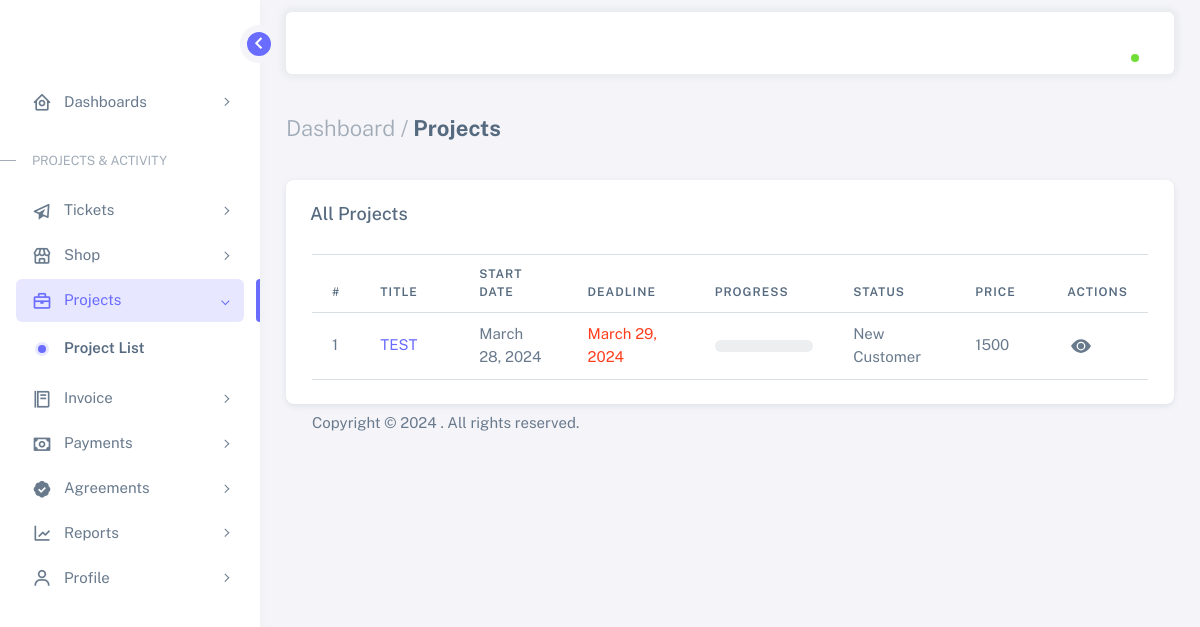
The page /user/dashboard/projects (signed in) on the database its author committed.
### crm/models.py (models this page shows, shortened)
class crmProjects(models.Model):
    title = models.CharField(max_length=500)
    progress = models.IntegerField(blank=True, null=True, default=0)
    slug = models.SlugField(max_length=500, blank=True, null=True)
    PROJECT_TYPE_CHOICE = (
        ('client_project', 'Client Project'),
        ('internal_project', 'Internal Project'),
    )
    project_type = models.CharField(max_length=50, choices=PROJECT_TYPE_CHOICE, default='client_project')
    client = models.ForeignKey(Guser, on_delete=models.CASCADE, null=True, blank=True)
    description = models.TextField(blank=True, null=True)
    start_date = models.DateField()
    deadline = models.DateField()
    price = models.IntegerField()
    team = models.ManyToManyField(User, related_name='project_team', blank=True)
    PROJECT_LABEL_CHOICE = (
        ('started', 'Started'),
        ('completed', 'Completed'),
        ('new_customer', 'New Customer'),
        ('important', 'Important'),
        ('closed', 'Closed'),
        ('running', 'Running'),
        ('canceled', 'Canceled'),
        ('pending', 'Pending'),
    )
    label = models.CharField(max_length=50, choices=PROJECT_LABEL_CHOICE, null=True, blank=True)

### userapp/views.py (the view)
# urls.py: path('user/dashboard/projects', userProjects, name='userProjects'),
@login_required(login_url='signIn')
@user_role_required
def userProjects(request):
    user = request.user
    projects = crmProjects.objects.filter(client=user).order_by('-start_date')
    context = {
        'title': 'Projects',
        'projects': projects,
    }
    return render(request, 'user/main/projects/projects.html', context)

### authapp/models.py (called while the page is built)
    def getUserImage(self):
      image_url = ""
      if self.profile_picture:
         image_url = self.profile_picture.url
      else:
         image_url = "https://cdn-icons-png.flaticon.com/128/3135/3135715.png"
      return image_url

### core/context_processors.py (called while the page is built)
def website_settings_context(request):
    settings = websiteSetting.objects.first()
    return {'settings': settings}

def user_profile_context(request):
    user_profile = None
    if request.user.is_authenticated:
        user_profile = UserProfile.objects.filter(user=request.user).first()
    return {
        'user_profile': user_profile
    }

def unsolved_tickets_context(request):
    opened_ticket = supportTicket.objects.filter(status='open')
    return {'opened_ticket' : opened_ticket}

def cookie_consent_processor(request):
    cookie_consent = request.COOKIES.get('cookie_consent')
    return {'cookie_consent': cookie_consent}

def demo_mode_enabled(request):
    return {'demo_mode_enabled': 'core.middleware.middleware.DemoModeMiddleware' in settings.MIDDLEWARE}

### order/order_context.py (called while the page is built)
def user_cart_context(request):
    try:
        user_order = None
        user_cart = None
        if request.user.is_authenticated:
            user_order = Order.objects.get(user=request.user, is_ordered=False)
            user_cart = Cart.objects.filter(order=user_order)
    except Order.DoesNotExist:
        pass
    return {'user_cart': user_cart, 'user_order': user_order}

### templates/user/main/projects/projects.html (shortened to what this page needs)
{% extends 'user/base.html' %}
{% load static %}
{% block content %}
    <div class="content-wrapper">
        <div class="container-xxl flex-grow-1 container-p-y">
            <div class="row align-items-center">
                <div class="col-md-6">
                    <h4 class="fw-bold py-3 mb-4">
                        <span class="text-muted fw-light">Dashboard /</span> Projects
                    </h4>
                </div>
            </div>
            <div class="card">
                <div class="card-datatable table-responsive">
                  <div id="DataTables_Table_0_wrapper" class="dataTables_wrapper dt-bootstrap5 no-footer">
                    <div class="card-header flex-column flex-md-row">
                      <div class="head-label">
                        <h5 class="card-title mb-0">All Projects</h5>
                      </div>
                    </div>
                    <div class="container mb-4">
                    <table class="datatables-basic table border-top dataTable no-footer dtr-column collapsed" id="DataTables_Table_0" aria-describedby="DataTables_Table_0_info">
                      <thead>
                        <tr>
                        <th style="width: 0px;" >#</th>
                        <th style="width: 130px;" >Title</th>
                        <th style="width: 150px;">Start Date</th>
                        <th style="width: 150px;">Deadline</th>
                        <th style="width: 180px;">Progress</th>
                        <th style="width: 130px;">Status</th>
                        <th style="width: 90px;" class="dtr-hidden">Price</th>
                        <th style="width: 0px;" class="sorting_disabled dtr-hidden">Actions</th>
                        </tr>
                      </thead>
                      <tbody>
                        {% for project in projects %}
                            <tr class="odd">
                                <td>{{ forloop.counter }}</td>
                                <td><span class="emp_name text-truncate"><a href="{% url 'userProjectDetail' slug=project.slug %}">{{ project.title }}</a></span></td>
                                <td>{{ project.start_date }}</td>
                                <td class="text-danger">{{ project.deadline }}</td>
                                <td>
                                  <div class="progress" role="progressbar" aria-label="Animated striped example" aria-valuenow="{{project.progress}}" aria-valuemin="0" aria-valuemax="100">
                                  </div>
                                </td>
                                <td>{{ project.get_label_display }}</td>
                                <td>{{settings.currency_symbol}} {{ project.price }}</td>
                                <td class="dtr-hidden" style="">
                                    <a href="{% url 'userProjectDetail' slug=project.slug %}" class="btn btn-sm btn-icon item-edit">
                                        <svg xmlns="http://www.w3.org/2000/svg" width="20" height="20" fill="currentColor" class="bi bi-eye-fill" viewBox="0 0 16 16">
                                            <path d="M10.5 8a2.5 2.5 0 1 1-5 0 2.5 2.5 0 0 1 5 0z"/>
                                            <path d="M0 8s3-5.5 8-5.5S16 8 16 8s-3 5.5-8 5.5S0 8 0 8zm8 3.5a3.5 3.5 0 1 0 0-7 3.5 3.5 0 0 0 0 7z"/>
                                          </svg>
                                    </a>
                                </td>
                            </tr>
                        {% endfor %}
                      </tbody>
                    </table>
                </div>
              </div>
          </div>
    </div>
{% endblock content %}

### static/crm/assets/css/theme-default.css (style rules this page uses)
a { color: #696cff }

### templates/user/base.html (style rules this page uses)
* { scrollbar-width: thin; scrollbar-color: #888 #f1f1f1; }

### templates/user/main/projects/projects.html (style rules this page uses)
.btn-group-sm>.btn-icon.btn, .btn-icon.btn-sm { font-size: 1.2rem !important; height: calc(1.625rem + 2px); width: calc(1.625rem + 2px); }
@media (min-width: 992px) { .card-datatable.table-responsive { overflow-x: hidden; } }

### rows shown on the page
crmProjects: title "TEST", start_date "March 28, 2024", deadline "March 29, 2024", {{ project.progress }} 0 (drawn), label "New Customer", price "1500"
